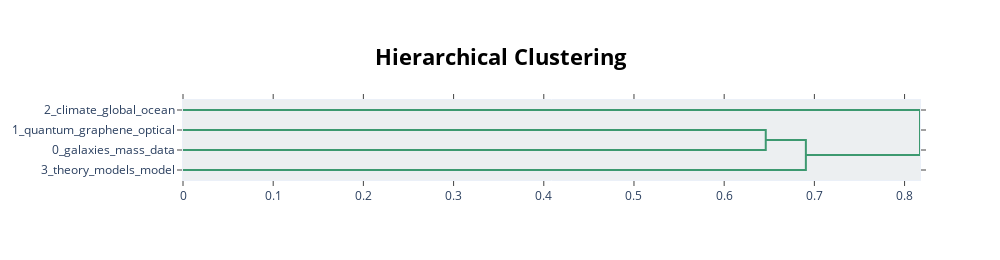

Notebook code cell kept with this figure:
### Code cell
topic_model.visualize_hierarchy()

### Figure 1 — Plotly figure (JSON) as saved in the notebook; plotly's stock layout.template omitted (floating-point values rounded to 4 significant figures)
{"data": [{"hoverinfo": "text", "marker": {"color": "rgb(61,153,112)"}, "mode": "lines", "type": "scatter", "x": [0, 0.6461, 0.6461, 0], "xaxis": "x", "y": [-15, -15, -25, -25], "yaxis": "y"}, {"hoverinfo": "text", "marker": {"color": "rgb(61,153,112)"}, "mode": "lines", "type": "scatter", "x": [0.6461, 0.6906, 0.6906, 0], "xaxis": "x", "y": [-20, -20, -35, -35], "yaxis": "y"}, {"hoverinfo": "text", "marker": {"color": "rgb(61,153,112)"}, "mode": "lines", "type": "scatter", "x": [0, 0.8171, 0.8171, 0.6906], "xaxis": "x", "y": [-5, -5, -27.5, -27.5], "yaxis": "y"}], "layout": {"autosize": false, "height": 260, "hoverlabel": {"bgcolor": "white", "font": {"family": "Rockwell", "size": 16}}, "hovermode": "closest", "plot_bgcolor": "#ECEFF1", "showlegend": false, "title": {"font": {"color": "Black", "size": 22}, "text": "<b>Hierarchical Clustering</b>", "x": 0.5, "xanchor": "center", "yanchor": "top"}, "width": 1000, "xaxis": {"mirror": "allticks", "rangemode": "tozero", "showgrid": false, "showline": true, "showticklabels": true, "ticks": "outside", "type": "linear", "zeroline": false}, "yaxis": {"mirror": "allticks", "range": [-40, 0], "rangemode": "tozero", "showgrid": false, "showline": true, "showticklabels": true, "tickmode": "array", "ticks": "outside", "ticktext": ["2_climate_global_ocean", "1_quantum_graphene_optical", "0_galaxies_mass_data", "3_theory_models_model"], "tickvals": [-5, -15, -25, -35], "type": "linear", "zeroline": false}}}
